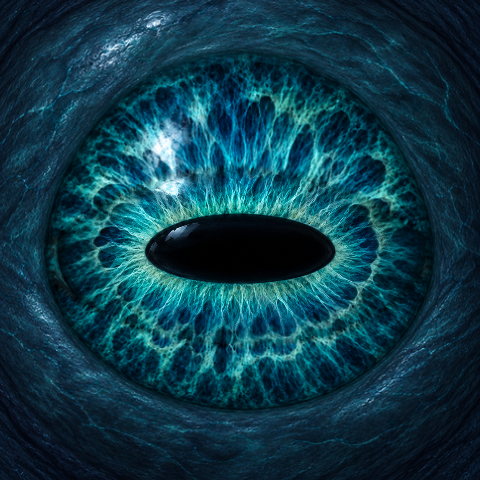
#> input picture assets/deep-sea-r2/processed/eye_surface.png, 480 x 480 px, found by its file name
$ python build_editable_sources.py
#> lines starting #> are read from the running program, lines starting #| are printed output that depends on the picture; pictures that were not available may be replaced by others from this repository, and a replacement may not be noted
#!/usr/bin/env python3
"""Build editable raster-layer sources from packaged PNG assets (Pillow + ImageMagick)."""
from pathlib import Path
import io, json, subprocess, tempfile, zipfile
from xml.etree import ElementTree as ET
from PIL import Image

ROOT=Path(__file__).resolve().parents[1]
A=ROOT/'assets/processed'
S=ROOT/'source'
def png(im):
    b=io.BytesIO();im.save(b,format='PNG');return b.getvalue()

def main():
    surface=Image.open(A/'eye_surface.png').convert('RGBA')
#> surface is the input picture: PIL image 480x480 RGBA; mean R, G, B, A 14.3, 58.2, 73.2, 255
    mount=Image.open(A/'frame.png').convert('RGBA')
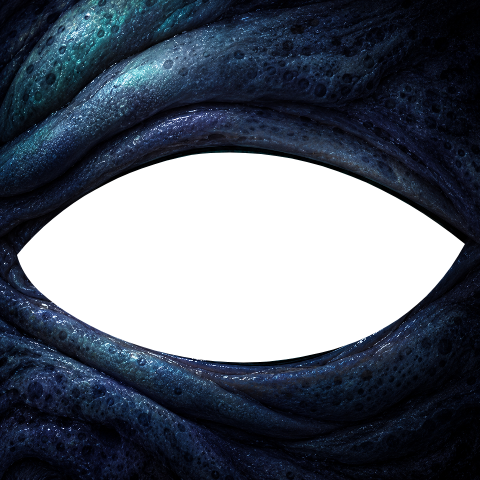
#> input picture assets/deep-sea-r2/processed/frame.png, 480 x 480 px, found by its file name
#> mount is the input picture: PIL image 480x480 RGBA; mean R, G, B, A 15.1, 22.3, 34, 181.2
    frames=[Image.open(A/f'shutter/shutter_{i:02}.png').convert('RGBA') for i in range(9)]
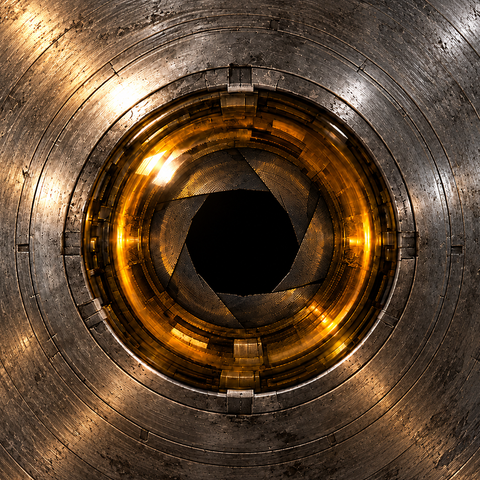
#> input picture assets/mechanical-c/source/generated-metal-registered.png, 480 x 480 px, given in place of shutter_00.png, which was not available
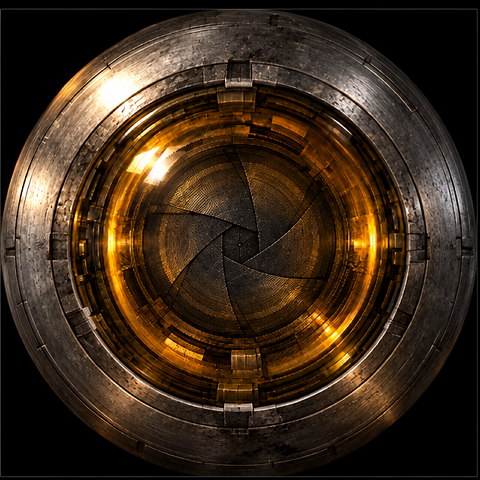
#> input picture assets/mechanical-c/source/registered_states/concept-closed-480.png, 480 x 480 px, given in place of shutter_01.png, which was not available
    shutter_full=Image.new('RGBA',(480,480));shutter_full.alpha_composite(frames[0],(120,125))
    merged=Image.alpha_composite(Image.alpha_composite(surface,shutter_full),mount)
    with tempfile.TemporaryDirectory(prefix='mechanical-c-psd-') as td:
        td=Path(td);merged.save(td/'merged.png');shutter_full.save(td/'shutter-full.png')
        cmd=['convert','(',str(td/'merged.png'),'-set','label','Merged preview',')',
             '(',str(A/'frame.png'),'-set','label','Fixed mount',')',
             '(',str(td/'shutter-full.png'),'-set','label','Shutter 00 - open',')',
             '(',str(A/'eye_surface.png'),'-set','label','Moving eye surface',')',
             '-depth','8','-compress','RLE',str(S/'mechanical_c.psd')]
        subprocess.run(cmd,check=True)
    image=ET.Element('image',{'version':'0.0.3','w':'480','h':'480','name':'Mechanical C - optical shutter'})
    stack=ET.SubElement(image,'stack')
    ET.SubElement(stack,'layer',{'name':'Fixed mount','src':'data/frame.png','x':'0','y':'0',
        'opacity':'1.0','visibility':'visible','composite-op':'svg:src-over'})
    for i in range(8,-1,-1):
        ET.SubElement(stack,'layer',{'name':f'Shutter {i:02} - closure {i/8:.3f}',
            'src':f'data/shutter_{i:02}.png','x':'120','y':'125','opacity':'1.0',
            'visibility':'visible' if i==0 else 'hidden','composite-op':'svg:src-over'})
    ET.SubElement(stack,'layer',{'name':'Moving eye surface','src':'data/eye_surface.png','x':'0','y':'0',
        'opacity':'1.0','visibility':'visible','composite-op':'svg:src-over'})
    with zipfile.ZipFile(S/'mechanical_c.ora','w') as z:
        z.writestr('mimetype','image/openraster',compress_type=zipfile.ZIP_STORED)
        z.writestr('stack.xml',ET.tostring(image,encoding='utf-8',xml_declaration=True),compress_type=zipfile.ZIP_DEFLATED)
        z.writestr('mergedimage.png',png(merged),compress_type=zipfile.ZIP_DEFLATED)
        thumb=merged.copy();thumb.thumbnail((256,256));z.writestr('Thumbnails/thumbnail.png',png(thumb),compress_type=zipfile.ZIP_DEFLATED)
        for path in [A/'eye_surface.png',A/'frame.png',*[A/f'shutter/shutter_{i:02}.png' for i in range(9)]]:
            z.writestr('data/'+path.name,path.read_bytes(),compress_type=zipfile.ZIP_DEFLATED)
    (S/'editable-source-notes.json').write_text(json.dumps({
        'PSD':{'size':[480,480],'editable_layers_top_to_bottom':['Fixed mount','Shutter 00 - open','Moving eye surface'],
               'other_shutter_frames':'See processed PNGs and ORA; Photoshop GUI roundtrip untested'},
        'ORA':{'layers':11,'visible':['Fixed mount','Shutter 00','Moving eye surface'],
               'hidden':['Shutter '+str(i).zfill(2) for i in range(1,9)],'Krita_GIMP_GUI_roundtrip_verified':False},
        'SVG':'shutter/shutter-rig.svg: six clipped raster blade regions in contracted pose, not vector paint or a rigid mechanical CAD rig'
    },ensure_ascii=False,indent=2)+'\n')
    print(json.dumps({'PSD_bytes':(S/'mechanical_c.psd').stat().st_size,'ORA_bytes':(S/'mechanical_c.ora').stat().st_size}))

#> (the run stopped early here; a loop or call above may not have finished)
